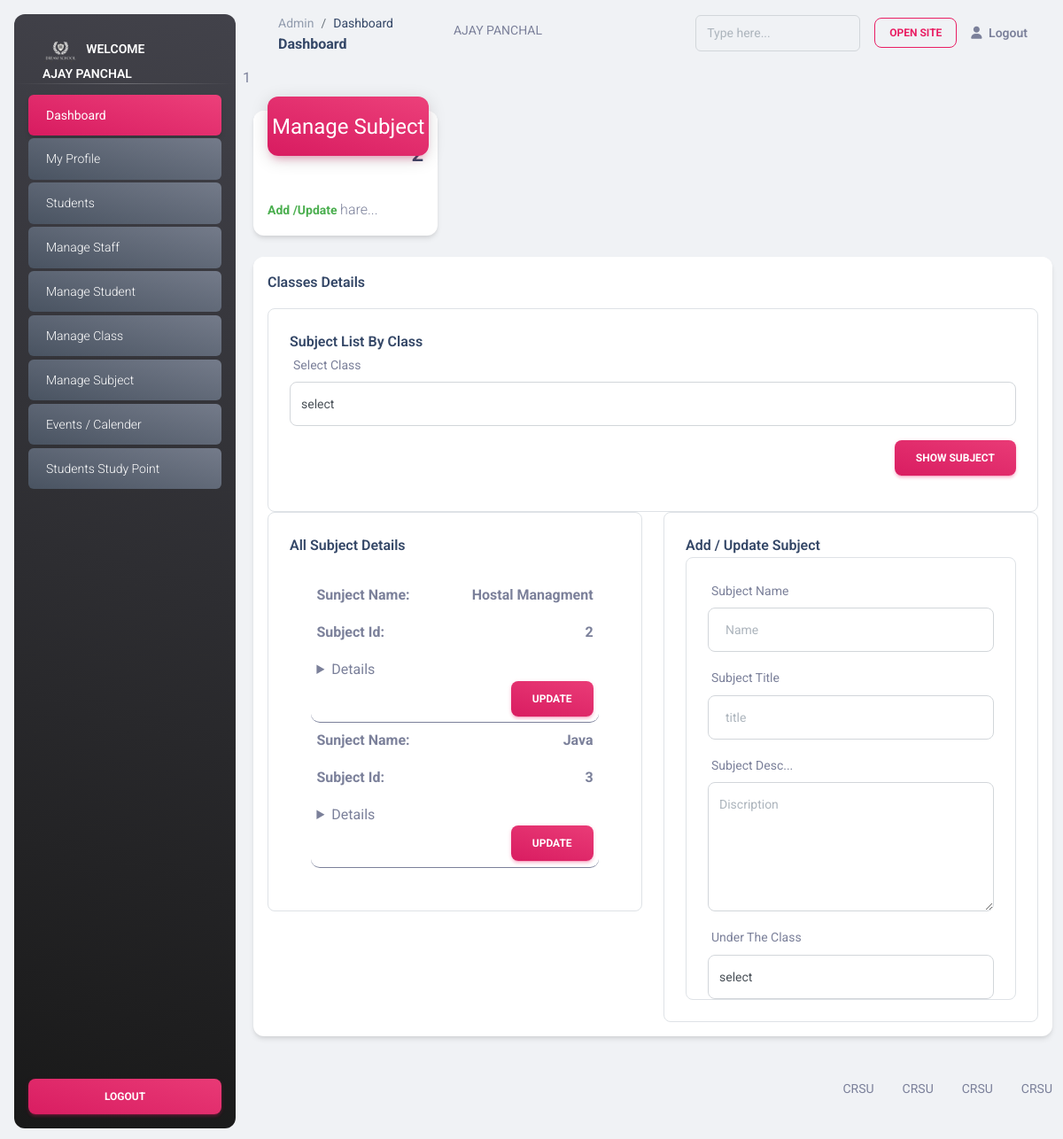
Screenshot of /admin/managesubject.php (signed in) with the database file from the repository.
### tables this page shows
CREATE TABLE `subject` (
  `id` int(11) NOT NULL,
  `subject_name` varchar(500) DEFAULT NULL,
  `subject_title` mediumtext DEFAULT NULL,
  `discription` longtext DEFAULT NULL,
  `class_id` int(11) DEFAULT NULL,
  `insert_by` int(11) DEFAULT NULL,
  `update_by` int(11) DEFAULT NULL,
  `insert_at` timestamp NULL DEFAULT current_timestamp(),
  `update_at` timestamp NULL DEFAULT current_timestamp()
);

### admin/managesubject.php (the view, shortened to what this page needs)
<?php
include "header.php";
$subject_title = $class_id = $subject_name = $discription = $class_name = "";
?>
<main class="main-content position-relative max-height-vh-100 h-100 border-radius-lg ">
  <?= include("navBar.php") ?>
  <div class="container-fluid py-4">
    <div class="row">
      <div class="col-xl-3 col-sm-6 mb-xl-0 mb-4">
        <div class="card">
          <div class="card-header p-3 pt-2">
            <div
              class="icon icon-lg icon-shape bg-gradient-primary shadow-primary text-center border-radius-xl mt-n4 position-absolute">
              <i class="material-icons opacity-10">Manage Subject</i>
            </div>
            <div class="text-end pt-1">
              <?php
              $sql = "SELECT id FROM subject ";
              $sql = mysqli_query($conn, $sql);
              $total_subj_row = mysqli_num_rows($sql);
              ?>
              <p class="text-sm mb-0 text-capitalize">Total Subject</p>
              <h4 class="mb-0"><?= $total_subj_row ?></h4>
            </div>
          </div>
          <hr class="primary horizontal my-0">
          <div class="card-footer p-3">
            <p class="mb-0"><span class="text-success text-sm font-weight-bolder">Add /Update </span> hare...</p>
          </div>
        </div>
      </div>
    </div>
    <div class="col-md-12 mb-lg-0 mb-4">
      <div class="card mt-4">
        <div class="card-header pb-0 p-3">
          <div class="row">
            <div class="col-6 d-flex align-items-center">
              <h6 class="mb-0">Classes Details</h6>
            </div>
          </div>
        </div>
        <div class="card-body p-3">
          <div class="row">
            <div class="col-md-12 mb-md-0 mb-4">
              <div class="card card-body border card-plain border-radius-lg  ">
                <h6 class="mb-0">Subject List By Class</h6>
                <div>
                  <form method="get">
                    <div class="mb-3">
                      <label class="form-label">Select Class</label>
                      <select name="cls" class="form-control form-control-lg">
                        <option value="">select</option>
                        <?php
                            $sql = "SELECT * FROM `classes`";
                            $sql = mysqli_query($conn, $sql);
                            while ($row = mysqli_fetch_assoc($sql)) {
                              if (isset($_GET['cls'])) {
                                $cls = $_GET['cls'];
                                if ($row['id'] == $cls) {
                                  $class_name = $row['class_name'];
                                }
                              } else {
                                $cls = "";
                              }
                            ?>
                        <?php } ?>
                      </select>
                    </div>
                    <div class="mb-3 text-end">
                      <button type="submit" class="btn bg-gradient-primary mb-0" href="javascript:;">Show Subject</button>
                    </div>
                  </form>
                </div>
              </div>
            </div>
          </div>
          <div class="row">
            <div class="col-md-6 mb-md-0 mb-4">
              <div class="card card-body border card-plain border-radius-lg  ">
                <h6 class="mb-0">All Subject Details <span style="color:green"><?= $class_name ?></span></h6>
                <div class="card card-body   card-plain border-radius-lg  "
                  style="overflow-y: scroll;min-height: 300px; max-height: 500px;">
                  <?php
                       $sql = "SELECT * FROM subject ";
                       $sql = mysqli_query($conn, $sql);
                       if (mysqli_num_rows($sql) > 0) {
                         while ($subj_row = mysqli_fetch_assoc($sql)) {
                       ?>
                  <div class="col-md-12 mb-md-0 mb-4 event-item">
                    <p><b>Sunject Name: </b><b style="float:right"><?= $subj_row['subject_name'] ?></b></p>
                    <p><b>Subject Id: </b><b style="float:right"><?= $subj_row['id'] ?></b></p>
                    <details>
                    </details>
                    <div class="col-12 text-end">
                      <a class="btn bg-gradient-primary mb-0"
                        href="managesubject.php?cls=<?= $cls ?>&subj=<?= $subj_row['id'] ?>">update</a>
                    </div>
                  </div>
                  <?php
                         }
                       }
                         ?>
                </div>
              </div>
            </div>
            <div class="col-md-6 mb-md-0 mb-4">
              <div class="card card-body border card-plain border-radius-lg  ">
                <h6 class="mb-0">Add / Update Subject</h6>
                <div class="card card-body border card-plain border-radius-lg  "
                  style="overflow-y: scroll;min-height: 300px; max-height: 500px;">
                  <form method="post">
                    <div class="mb-3">
                      <label class="form-label">Subject Name</label>
                      <input type="text" name="subject_name" class="form-control form-control-lg"
                        value="<?= $subject_name ?>" placeholder="  Name">
                    </div>
                    <div class="mb-3">
                      <label class="form-label">Subject Title</label>
                      <input type="text" name="subject_title" class="form-control form-control-lg"
                        value="<?= $subject_title ?>" placeholder="  title">
                    </div>
                    <div class="mb-3">
                      <label class="form-label">Subject Desc...</label>
                      <textarea name="discription" placeholder="Discription" class="form-control form-control-lg"
                        rows="5"><?= $discription ?></textarea>
                    </div>
                    <div class="mb-3">
                      <label class="form-label">Under The Class</label>
                      <select name="class_id" class="form-control form-control-lg">
                        <option value="">select</option>
                      </select>
                    </div>
                  </form>
                </div>
              </div>
            </div>
          </div>
        </div>
      </div>
    </div>
  </div>
</main>
<?php include "footer.php" ?>

### assets/css/nucleo-svg.css (style rules this page uses)
.icon { display: inline-block; color: #111111; height: 1em; width: 1em; }
.icon-lg { height: 1.6em; width: 1.6em; }
.icon { fill: currentColor; stroke: none; }

### rows the page displays
subject: subject_name "Hostal Managment", id "2"
subject: subject_name "Java", id "3"

### other values shown
$_SESSION['admin_name'] "AJAY PANCHAL"
include("navBar.php") "1"
$total_subj_row "2"
